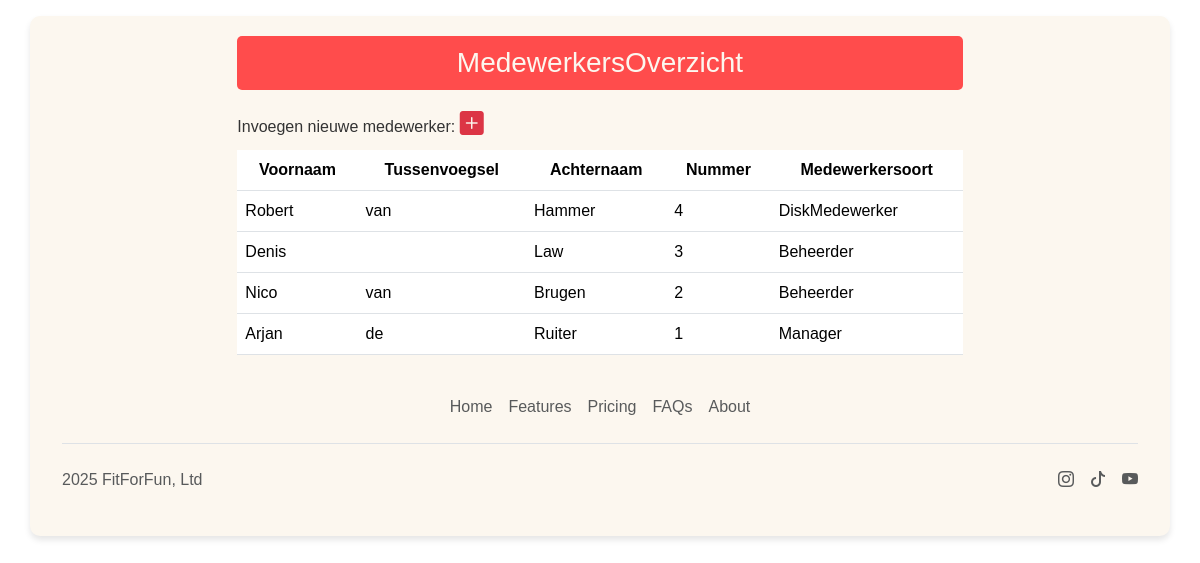
The page /Medewerkers/medewerkers.php (signed in) on the database its author committed.
### tables this page shows
CREATE TABLE Medewerker
(
    Id                  INT UNSIGNED NOT NULL AUTO_INCREMENT PRIMARY KEY,
    VoorNaam            VARCHAR(50) DEFAULT NULL,
    Tussenvoegsel       VARCHAR(10) NULL,
    Achternaam          VARCHAR(50) NOT NULL,
    Nummer              MEDIUMINT UNSIGNED NOT NULL, 
    Medewerkersoort     VARCHAR(20) NOT NULL,  
    IsActief            BIT NOT NULL DEFAULT 1,
    Opmerking           VARCHAR(250) NULL,
    DatumAangemaakt     DATETIME(6) NOT NULL DEFAULT CURRENT_TIMESTAMP(6),
    DatumGewijzigd      DATETIME(6) NOT NULL DEFAULT CURRENT_TIMESTAMP(6) ON UPDATE CURRENT_TIMESTAMP(6)
);

### Medewerkers/medewerkers.php (the view, shortened to what this page needs)
<?php
include('config.php');
try {
    $pdo = new PDO("mysql:host=$dbHost;dbname=$dbName;charset=UTF8", $dbUser, $dbPass);
    $pdo->setAttribute(PDO::ATTR_ERRMODE, PDO::ERRMODE_EXCEPTION);
} catch (PDOException $e) {
    die("Fout bij verbinden met database: " . $e->getMessage());
}
$sql = "SELECT VoorNaam, Tussenvoegsel, Achternaam, Nummer, Medewerkersoort FROM Medewerker ORDER BY Nummer DESC";
try {
    $statement = $pdo->prepare($sql);
    $statement->execute();
    $result = $statement->fetchAll(PDO::FETCH_OBJ);
} catch (PDOException $e) {
    die("Fout bij ophalen van gegevens: " . $e->getMessage());
}
?>
<!doctype html>
<html lang="nl">
<head>
    <link href="https://cdn.jsdelivr.net/npm/bootstrap@5.3.3/dist/css/bootstrap.min.css" rel="stylesheet">
    <link rel="stylesheet" href="Medewerkers.css">
    <link rel="stylesheet" href="https://cdn.jsdelivr.net/npm/bootstrap-icons@1.11.3/font/bootstrap-icons.min.css">
</head>
<body>
    <div class="container mt-3">
        <div class="row">
            <div class="col-2"></div>
            <div class="col-8 text-primary"><h3>MedewerkersOverzicht</h3></div>
            <div class="col-2"></div>
        </div>
        <div class="row my-2">
            <div class="col-2"></div>
            <div class="col-8">
                Invoegen nieuwe medewerker:
                <a href="create.php"><i class="bi bi-plus-square-fill text-danger"></i></a>
            </div>
            <div class="col-2"></div>
        </div>
        <div class="row">
            <div class="col-2"></div>
            <div class="col-8">
                <table class="table table-hover">
                    <thead>
                        <tr>
                            <th>Voornaam</th>
                            <th>Tussenvoegsel</th>
                            <th>Achternaam</th>
                            <th>Nummer</th>
                            <th>Medewerkersoort</th>
                        </tr>
                    </thead>
                    <tbody>
                        <?php if (!empty($result)): ?>
                            <?php foreach($result as $Medewerker) : ?>
                                <tr>
                                    <td><?= htmlspecialchars($Medewerker->VoorNaam ?? '') ?></td>
                                    <td><?= htmlspecialchars($Medewerker->Tussenvoegsel ?? '') ?></td>
                                    <td><?= htmlspecialchars($Medewerker->Achternaam) ?></td>
                                    <td><?= htmlspecialchars($Medewerker->Nummer) ?></td>
                                    <td><?= htmlspecialchars($Medewerker->Medewerkersoort) ?></td>
                                </tr>
                            <?php endforeach; ?>
                        <?php else: ?>
                            <tr>
                                <td colspan="5" class="text-center">Geen medewerkers gevonden.</td>
                            </tr>
                        <?php endif; ?>
                    </tbody>
                </table>
            </div>
            <div class="col-2"></div>
        </div>
        <div id="footer"></div>
    </div>
</body>
</html>

### Medewerkers/Medewerkers.css (style rules this page uses)
body { background-color: white; color: #333; font-family: Arial, sans-serif; }
h3 { color: #fcf7ef; background-color: #ff4c4c; padding: 10px; text-align: center; border-radius: 5px; }
.container { background-color: #fcf7ef; padding: 20px; border-radius: 10px; box-shadow: 0px 4px 6px rgba(0, 0, 0, 0.1); }
.table { background-color: white; }
th { background-color: #ff4c4c; color: #ffffff; text-align: center; }
.bi-plus-square-fill { font-size: 1.5rem; color: #ff4c4c; }

### rows shown on the page
medewerker: VoorNaam "Robert", Tussenvoegsel "van", Achternaam "Hammer", Nummer "4", Medewerkersoort "DiskMedewerker"
medewerker: VoorNaam "Denis", Achternaam "Law", Nummer "3", Medewerkersoort "Beheerder"
medewerker: VoorNaam "Nico", Tussenvoegsel "van", Achternaam "Brugen", Nummer "2", Medewerkersoort "Beheerder"
medewerker: VoorNaam "Arjan", Tussenvoegsel "de", Achternaam "Ruiter", Nummer "1", Medewerkersoort "Manager"
